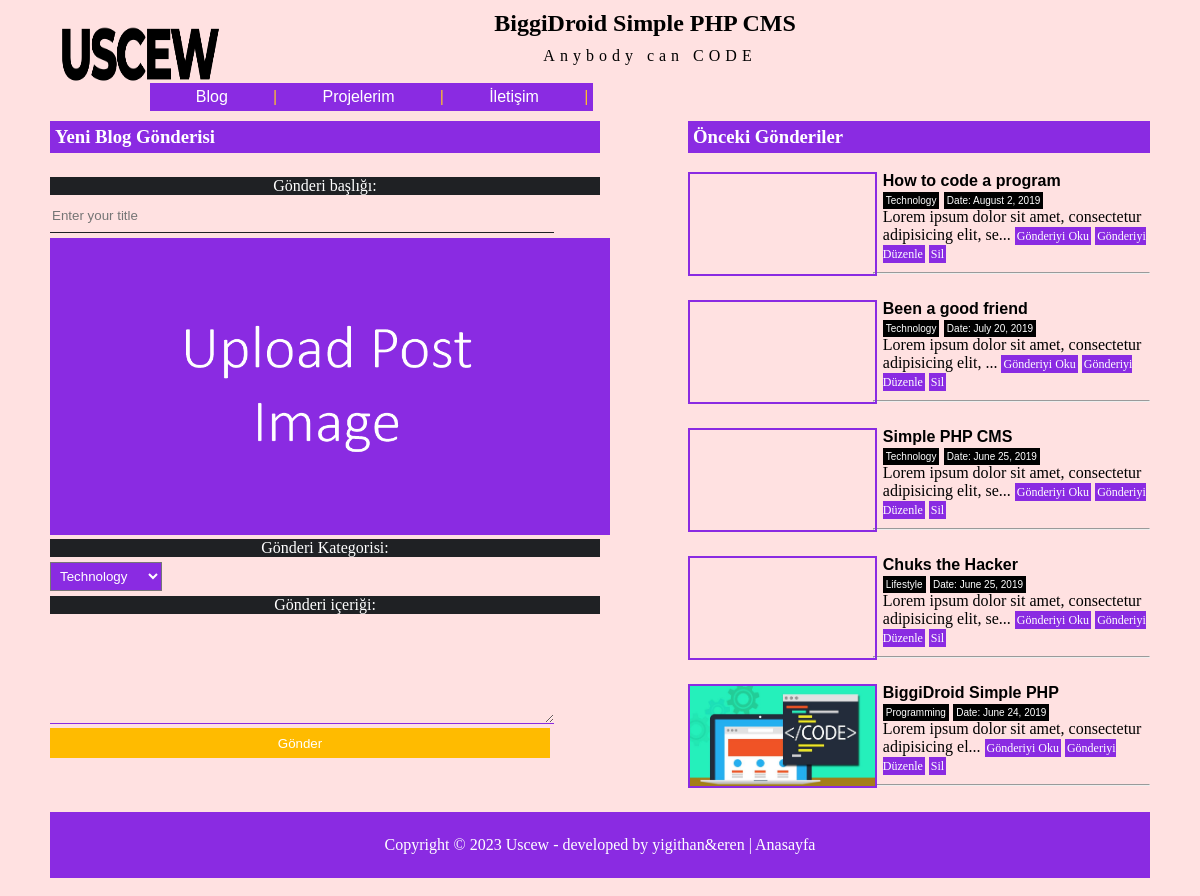
Page /admin/post.php on the committed database.
### tables this page shows
CREATE TABLE `sitedetails` (
  `id` int(11) NOT NULL,
  `sitelogo` mediumtext DEFAULT NULL,
  `sitetitle` mediumtext DEFAULT NULL,
  `sitetagline` mediumtext DEFAULT NULL
);

CREATE TABLE `post` (
  `id` int(11) NOT NULL,
  `search` varchar(10000) DEFAULT NULL,
  `category` longtext DEFAULT NULL,
  `title` longtext DEFAULT NULL,
  `text` longtext DEFAULT NULL,
  `image` longtext DEFAULT NULL,
  `date` varchar(10000) DEFAULT NULL
);

### admin/post.php (the view, shortened to what this page needs)
<?php
include 'include/header.php';
?>
	 <div class="more">
				<div class="postside">
					<h3 style="margin-top: 10px;padding-top: 0px;font-family: calibri;background:blueviolet;text-align: left;padding: 5px;color: white;">Yeni Blog Gönderisi</h3>
				<form method="post" action="" enctype="multipart/form-data" style="width: 100%;float: left;margin-top: 0px;margin-bottom: 10px;clear: both;">
					<p>Gönderi başlığı:</p>
				    <input type="text" name="title" placeholder="Enter your title">
					<label>
                           <div style="margin: 0px;padding: 0px;">
                            <img id="image" style="width: 100%;height: auto;cursor: pointer;margin-left:0px;" class="ui centered large image" src="../image/postthumbnail.png"/>
                          </div>
      		          </label>
      		          <p>Gönderi Kategorisi:</p>
      		          <select name="category" style="padding: 5px;background: blueviolet;color: white;margin-bottom: 5px;">
      		          	<option value="Technology">Technology</option>
      		          </select>
      		          <p>Gönderi içeriği:</p>
				    <textarea name="text" class="form-control"  id="content" ></textarea>
				    <input type="submit" value="Gönder" name="submit">
				</form>
				</div>
				<div class="sidebar">
					<h3 style="margin-top: 10px;padding-top: 0px;font-family: calibri;color:white;padding:5px;background: blueviolet">Önceki Gönderiler</h3>
					<?php
				$query = mysqli_query($con, "SELECT * FROM post ORDER BY id DESC LIMIT 5");
				while ($row = mysqli_fetch_assoc($query)) {
					?>
					<div style="clear: both;margin-bottom: 50px;">
				<div style="width: 40%;float: left;">
					<div style="background-image: url('../image/<?php echo $row['image']; ?>');
   background-position: center top !important;
    background-size: cover;
    background-repeat: no-repeat;
        height: 100px;
    width: 100%;
    margin-left: 0px;
    margin-bottom: 5px;
    border: 2px solid blueviolet;"></div>
				</div>
				<div style="width:60%;float: right;">
				<h3 style="color: black;
    font-size: 16px;
    margin-top: 0px;
    margin-left: 10px;    margin-bottom: 0px;">
					<?php echo $row['title']; ?>
				</h3>
				<small style="margin: 0px;margin-left:10px;background: black none repeat scroll 0% 0%;color: white;padding: 3px;font-size: 10px;"><?php echo $row["category"]; ?></small>
				<small style="margin: 0px;background: black none repeat scroll 0% 0%;color: white;padding: 3px;font-size: 10px;">Date: <?php echo $row["date"]; ?></small>
				<p style="color: black;    margin: 0px;
    margin-left: 10px;font-family: calibri;margin-bottom: 10px;" >
					<?php echo substr($row['text'],0,60)."..."; ?>
					<a style="background: blueviolet;
    padding: 2px;
    color: white;
    text-decoration: none;font-size: 12px;" href="../post.php?id=<?php echo $row['id'] ?>">Gönderiyi Oku</a> <a style="background: blueviolet;
    padding: 2px;
    color: white;
    text-decoration: none;font-size: 12px;" href="edit.php?id=<?php echo $row['id'] ?>">Gönderiyi Düzenle</a>
				<a style="background: blueviolet;
    padding: 2px;
    color: white;
    text-decoration: none;font-size: 12px;" href="delete.php?id=<?php echo $row['id'] ?>">Sil</a>
				</p>
				</div>
				</div><br><hr><br>
					<?php
				}
				?>
				</div>
			</div>
<?php include 'include/footer.php'; ?>

### admin/include/header.php (shortened to what this page needs)
<?php session_start();
include '../include/db.php';
	$query = mysqli_query($con, "SELECT * FROM sitedetails");
	$row = mysqli_fetch_assoc($query);
?>
<!DOCTYPE html>
<html>
<head>
	<link rel="stylesheet" type="text/css" href="../css/style.css">
	<link rel="stylesheet" type="text/css" href="../css/font-awesome.css">
</head>
<body>
<div class="container">
	<div class="header">
		<div class="logo">
			<a href="../index.php"><img align="center" class="sitelogo" src="assets/images/logo.png"></a>
		</div>
		<div class="mainhead">
			<h2><?php echo $row["sitetitle"] ?>
			</h2>
			<span class="sitetagline"><?php echo $row["sitetagline"] ?>
			</span>
		</div>
		<br>
		<nav>
			<a href="index.php">Blog</a> |
			<a href="projelerim.php">Projelerim</a> |
			<a href="contact.php">İletişim</a> |
		</nav>
	</div>

### css/style.css (style rules this page uses)
body { font-family: arial; background: #ffe1e1; }
.container { margin-left: auto; margin-right: auto; width: 1100px; background: #ffe1e1; padding: 10px; padding-top: 0px; margin-top: 0px; }
.logo { width: 100px; float: left; }
.mainhead { text-align: center; }
.mainhead h2 { margin: 10px; font-family: cursive; }
nav { display: inline-block; background: blueviolet; padding: 5px; color: #fcc12d; }
nav a { margin-right: 20px; margin-left: 20px; color: white; text-decoration: none; padding: 20.8px; }
form p { padding: 0px; margin: 0px; margin-bottom: 5px; background: #1f2124; color: white; text-align: center; }
form { font-family: calibri; }
form input { width: 500px; margin-bottom: 5px; }
form input[type="text"] { border: none; border-bottom: 1px solid #1f2124; outline: none; background: transparent; }
form input[type="submit"] { background: #fb0; outline: none; border: none; color: white; padding: 5px; }
textarea { outline: none; border: 1px solid blueviolet; background: transparent; }
.more img { margin-left: 10px; border: 5px solid blueviolet; }
.sidebar { width: 42%; float: right; }
.postside { width: 50%; float: left; clear: both; }
p { font-family: calibri; }
h2 { font-family: calibri; }
img { background-position: center top !important; }
.sitetagline { font-family: calibri; margin: 0px; margin-top: 0px; letter-spacing:5px; }
.sitelogo { height: 40px; width: 39px; background: #8a2be2; margin-top: 5px; padding: 10px; border-radius: 100%; border: 1px solid #8a2be2; }
a { text-decoration: none; }

### admin/include/header.php (style rules this page uses)
.sitelogo { height: 57px; width: 159px; background:#eeeeee00; margin-top: 5px; padding: 10px; border-radius: 0%; border: 1px solid #eeeeee00; }

### admin/post.php (style rules this page uses)
form { width: 50%; float: left; margin-top: 10px; margin-bottom: 10px; clear: both; }
h2 { text-align: center; }
input { height: 30px; background: transparent; outline: none; border:none; border-bottom: 1px solid blueviolet; }
textarea { height: 100px; background: transparent; outline: none; border:none; width: 500px; border-bottom: 1px solid blueviolet; }

### rows in the picture
sitedetails: sitetitle "BiggiDroid Simple PHP CMS", sitetagline "Anybody can CODE"
post: title "How to code a program", category "Technology", date "August 2, 2019", text "Lorem ipsum dolor sit amet, consectetur adipisicing elit, se"
post: title "Been a good friend", category "Technology", date "July 20, 2019", text "Lorem ipsum dolor sit amet, consectetur adipisicing elit,"
post: title "Simple PHP CMS", category "Technology", date "June 25, 2019", text "Lorem ipsum dolor sit amet, consectetur adipisicing elit, se"
post: title "Chuks the Hacker", category "Lifestyle", date "June 25, 2019", text "Lorem ipsum dolor sit amet, consectetur adipisicing elit, se"
post: image (picture), title "BiggiDroid Simple PHP", category "Programming", date "June 24, 2019", text "Lorem ipsum dolor sit amet, consectetur adipisicing el"
